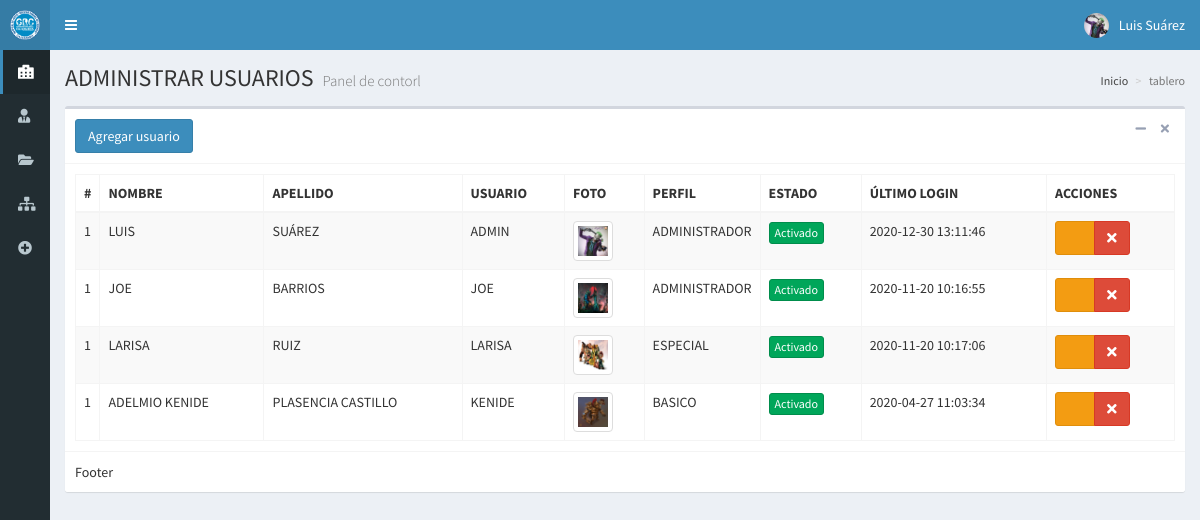
The app's page /usuarios (signed in) with its own data.
### tables this page shows
CREATE TABLE `usuarios` (
  `id_usuario` int(11) NOT NULL,
  `nombre` text NOT NULL,
  `apellido` text NOT NULL,
  `usuario` text NOT NULL,
  `password` text NOT NULL,
  `perfil` text NOT NULL,
  `foto` text NOT NULL,
  `estado` int(11) NOT NULL,
  `ultimo_login` datetime NOT NULL,
  `fecha` timestamp NOT NULL DEFAULT current_timestamp() ON UPDATE current_timestamp()
);

### controladores/plantilla.controlador.php (called while the page is built)
<?php
class ControladorPlantilla{
	static public function ctrPlantilla(){
		include "vistas/plantilla.php";
	}
}
 ?>

### index.php (called while the page is built, shortened)
<?php
require_once "controladores/plantilla.controlador.php";
require_once "controladores/usuarios.controlador.php";
require_once "controladores/atenciones.controlador.php";
require_once "modelos/usuarios.modelo.php";
$plantilla = new ControladorPlantilla();
$plantilla -> ctrPlantilla();

### controladores/usuarios.controlador.php (called while the page is built, shortened)
<?php
	class ControladorUsuarios{
		static public function ctrMostrarUsuarios($item, $valor){
			$tabla = "usuarios";
			$respuesta = ModeloUsuarios::MdlMostrarUsuarios($tabla, $item, $valor);
			return $respuesta;
		}
	}
 ?>

### modelos/conexion.php (called while the page is built)
<?php
	class Conexion{
		static public function conectar(){
			$link = new PDO("mysql:host=localhost;dbname=hnsr",
							"hnsr",
							"hnsr2020");
			$link -> exec("set names utf8");
			return $link;
		}
	}
 ?>

### modelos/usuarios.modelo.php (called while the page is built, shortened)
<?php
require_once "conexion.php";
	class ModeloUsuarios{
		static public function mdlMostrarUsuarios($tabla, $item , $valor){
			if ($item != null) {
				$stmt = Conexion::conectar()->prepare("SELECT * FROM $tabla WHERE $item = :$item");
				$stmt -> bindParam(":".$item, $valor, PDO::PARAM_STR);
				$stmt -> execute();
				return $stmt -> fetch();
			}else{
				$stmt = Conexion::conectar()->prepare("SELECT * FROM $tabla");
				$stmt -> execute();
				return $stmt -> fetchAll();
			}
		}
	}
 ?>

### vistas/modulos/usuarios.php (the view, shortened to what this page needs)
<div class="content-wrapper">
  <section class="content-header">
    <h1>
      ADMINISTRAR USUARIOS
      <small>Panel de contorl</small>
    </h1>
    <ol class="breadcrumb">
      <li><a href="inicio"><i class="fa fa-dashboard"></i> Inicio</a></li>
      <li class="active">tablero</li>
    </ol>
  </section>
  <section class="content">
    <div class="box">
      <div class="box-header with-border">
        <button class="btn btn btn-primary" data-toggle="modal" data-target="#modalAgregarUsuario">
          Agregar usuario
        </button>
        <div class="box-tools pull-right">
          <button type="button" class="btn btn-box-tool" data-widget="collapse" data-toggle="tooltip"
                  title="Collapse">
            <i class="fa fa-minus"></i></button>
          <button type="button" class="btn btn-box-tool" data-widget="remove" data-toggle="tooltip" title="Remove">
            <i class="fa fa-times"></i></button>
        </div>
      </div>
      <div class="box-body">
        <table class="table table-bordered table-striped dt-responsive tablas text-uppercase">
          <thead>
            <tr>
              <th style="width: 10px">#</th>
              <th>Nombre</th>
              <th>Apellido</th>
              <th>Usuario</th>
              <th>Foto</th>
              <th style="width: 50px">Perfil</th>
              <th>Estado</th>
              <th>Último login</th>
              <th>Acciones</th>
            </tr>
          </thead>
          <tbody>
            <?php
              $item = null;
              $valor = null;
              $usuarios = ControladorUsuarios::ctrMostrarUsuarios($item, $valor);
              foreach ($usuarios as $key => $value) {
                echo '<tr>
                          <td>1</td>
                          <td>'.$value["nombre"].'</td>
                          <td>'.$value["apellido"].'</td>
                          <td>'.$value["usuario"].'</td>';
                          if ($value["foto"] != "") {
                            echo '<td><img src="'.$value["foto"].'" class="img-thumbnail" width="40px"></td>';
                          }else{
                            echo '<td><img src="vistas/img/usuarios/default/anonymous.png" class="img-thumbnail" width="40px"></td>';
                          }
                        echo '<td>'.$value["perfil"].'</td>';
                          if ($value["estado"] != 0) {
                            echo '<td><button class="btn btn-success btn-xs btnActivar" idUsuario="'.$value["id_usuario"].'" estadoUsuario="0">Activado</button></td>';
                          }else{
                            echo '<td><button class="btn btn-danger btn-xs btnActivar" idUsuario="'.$value["id_usuario"].'" estadoUsuario="1">Desactivado</button></td>';
                          }
                        echo '<td>'.$value["ultimo_login"].'</td>
                              <td>
                                <div class="btn-group">
                                  <button class="btn btn-warning btnEditarUsuario" idUsuario="'.$value["id_usuario"].'" data-toggle="modal" data-target="#modalEditarUsuario"><i class="fa fa-pencil"></i></button>
                                  <button class="btn btn-danger btnEliminarUsuario" idUsuario="'.$value["id_usuario"].'" fotoUsuario="'.$value["foto"].'" usuario="'.$value["usuario"].'"><i class="fa fa-times"></i></button>
                                </div>
                              </td>
                      </tr>';
              }
            ?>
          </tbody>
        </table>
      </div>
      <div class="box-footer">
        Footer
      </div>
    </div>
  </section>
</div>

### vistas/plantilla.php (shortened to what this page needs)
<!DOCTYPE html>
<html>
<head>
  <link rel="stylesheet" href="vistas/bower_components/bootstrap/dist/css/bootstrap.min.css">
  <link rel="stylesheet" href="vistas/bower_components/font-awesome/css/font-awesome.min.css">
  <link rel="stylesheet" href="https://pro.fontawesome.com/releases/v5.1.0/css/all.css">
  <link rel="stylesheet" href="vistas/bower_components/Ionicons/css/ionicons.min.css">
  <link rel="stylesheet" href="vistas/dist/css/AdminLTE.css">
  <link rel="stylesheet" href="vistas/dist/css/skins/_all-skins.min.css">
  <link rel="stylesheet" href="vistas/bower_components/datatables.net-bs/css/dataTables.bootstrap.min.css">
  <link rel="stylesheet" href="vistas/bower_components/datatables.net-bs/css/responsive.bootstrap.min.css">
  <link rel="stylesheet" href="vistas/bower_components/datatables.net/js/botones/css/buttons.dataTables.min.css">
  <link rel="stylesheet" href="vistas/bower_components/select2/dist/css/select2.css">
</head>
<body class="hold-transition skin-blue sidebar-collapse sidebar-mini login-page">
    <?php
    if (isset($_SESSION["iniciarSesion"]) && $_SESSION["iniciarSesion"] == "ok") {
        echo '<div class="wrapper">';
        include "modulos/cabezote.php";
        include "modulos/menu.php";
        if (isset($_GET["ruta"])) {
          if ($_GET["ruta"] == "inicio" ||
              $_GET["ruta"] == "usuarios" ||
              $_GET["ruta"] == "personal-salud" ||
              $_GET["ruta"] == "pacientes" ||
              $_GET["ruta"] == "atenciones" ||
              $_GET["ruta"] == "historias-clinicas" ||
              $_GET["ruta"] == "historias-clinicas-crear" ||
              $_GET["ruta"] == "historias-clinicas-editar" ||
              $_GET["ruta"] == "rx-admin" ||
              $_GET["ruta"] == "rx-crud" ||
              $_GET["ruta"] == "rx-reportes" ||
              $_GET["ruta"] == "emergencia" ||
              $_GET["ruta"] == "salir") {
            include "modulos/".$_GET["ruta"].".php";
          }else{
            include "modulos/404.php";
          }
        }
        echo '</div>';
    }else{
      include "modulos/login.php";
    }
     ?>
</body>
</html>

### vistas/modulos/cabezote.php (shortened to what this page needs)
<header class="main-header">
    <a href="inicio" class="logo">
      <span class="logo-mini">
          <img src="vistas/img/plantilla/icono-blanco172.png" class="img-responsive" style="padding:10px">
      </span>
    </a>
    <nav class="navbar navbar-static-top">
      <a href="#" class="sidebar-toggle" data-toggle="push-menu" role="button">
      </a>
      <div class="navbar-custom-menu">
        <ul class="nav navbar-nav">
          <li class="dropdown user user-menu">
            <a href="#" class="dropdown-toggle" data-toggle="dropdown">
              <?php if ($_SESSION["foto"] != ""){
                  echo '<img src="'.$_SESSION["foto"].'" class="user-image">';
              }else{
                  echo '<img src="vistas/img/usuarios/default/anonymous.png" class="user-image">';
              }
                ?>
              <span class="hidden-xs"><?php echo $_SESSION["nombre"]." ".$_SESSION["apellido"]; ?></span>
            </a>
          </li>
        </ul>
      </div>
    </nav>
  </header>

### vistas/modulos/menu.php
<aside class="main-sidebar">
  <section class="sidebar">
    <ul class="sidebar-menu">
<?php
if ($_SESSION["perfil"] == "Administrador" || $_SESSION["perfil"] =="Especial" || $_SESSION["perfil"] =="Basico") {
      echo '<li class="active">
        <a href="inicio">
          <i class="fas fa-hospital-alt"></i>
          <span>Inicio</span>
        </a>
      </li>';
    }
if ($_SESSION["perfil"] =="Administrador") {
    echo '<li>
        <a href="usuarios">
          <i class="fas fa-user-tie"></i>
          <span>Usuarios</span>
        </a>
      </li>';
    }
if ($_SESSION["perfil"] == "Administrador" || $_SESSION["perfil"] =="Especial" || $_SESSION["perfil"] =="Basico") {
      echo '<li>
          <a href="historias-clinicas">
            <i class="fas fa-folder-open"></i>
            <span>&nbsp;&nbsp;Historias Clinicas</span>
          </a>
        </li>';
      }
if ($_SESSION["perfil"] == "Administrador" || $_SESSION["perfil"] =="Especial" || $_SESSION["perfil"] =="Basico") {
        echo '<li>
          <a href="historias-clinicas-crear">
            <i class="fa fa-sitemap"></i>
            <span>&nbsp;&nbsp;CPanel</span>
          </a>
          </li>';
        }
        if ($_SESSION["perfil"] == "Administrador" || $_SESSION["perfil"] =="Especial" || $_SESSION["perfil"] =="Basico") {
          echo '<li>
            <a href="emergencia">
              <i class="fa fa-plus-circle"></i>
              <span>&nbsp;&nbsp;Emergencia</span>
            </a>
            </li>';
          }
?>
    </ul>
  </section>
</aside>

### records on screen
usuarios: nombre "LUIS", apellido "SUÁREZ", usuario "ADMIN", foto (picture), perfil "ADMINISTRADOR", ultimo_login "2020-12-30 13:11:46"
usuarios: nombre "JOE", apellido "BARRIOS", usuario "JOE", foto (picture), perfil "ADMINISTRADOR", ultimo_login "2020-11-20 10:16:55"
usuarios: nombre "LARISA", apellido "RUIZ", usuario "LARISA", foto (picture), perfil "ESPECIAL", ultimo_login "2020-11-20 10:17:06"
usuarios: nombre "ADELMIO KENIDE", apellido "PLASENCIA CASTILLO", usuario "KENIDE", foto (picture), perfil "BASICO", ultimo_login "2020-04-27 11:03:34"

### other values on screen
$_SESSION["nombre"] "Luis"
$_SESSION["apellido"] "Suárez"
